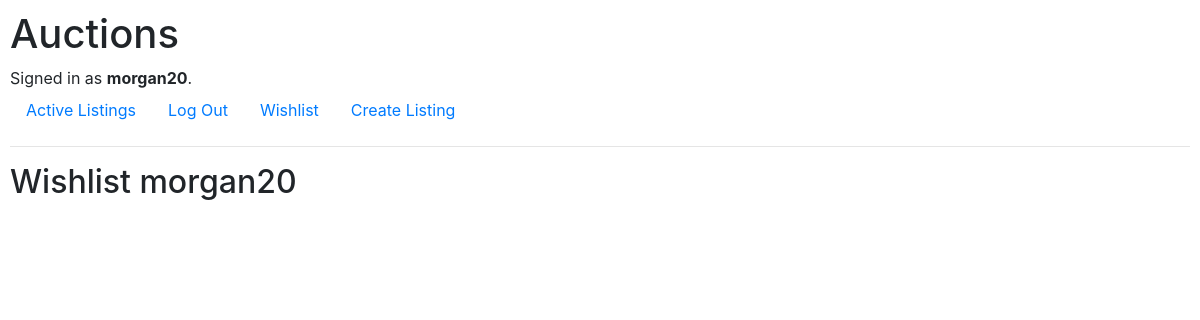
Before: /auctions/morgan20/wishlist (signed in) with the older database file.
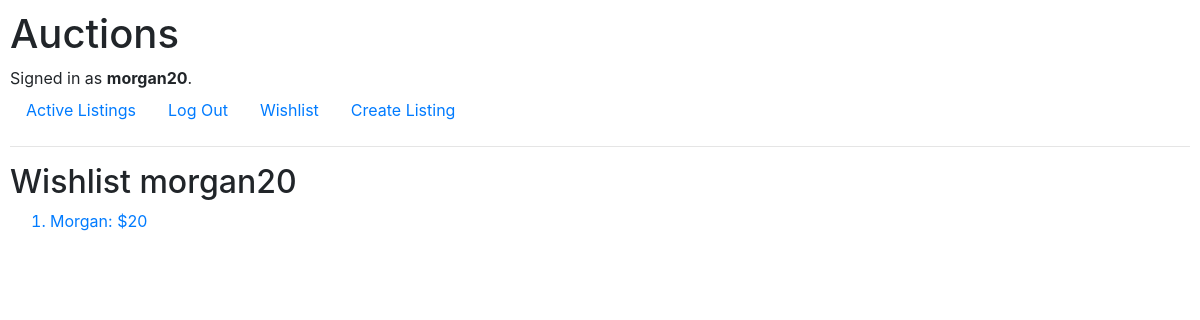
After: the same page with the newer database file.
### auctions/models.py (models this page shows, shortened)
class User(AbstractUser):
    pass

class Listing(models.Model):
    creator = models.CharField(max_length=64)
    title = models.CharField(max_length=64)
    description = models.CharField(max_length=64)
    price = models.IntegerField()
    users = models.ManyToManyField(User, blank=True, related_name= "wishlist")

### auctions/views.py (the view)
# urls.py: path("<str:user>/wishlist", views.wishlist, name="wishlist")
def wishlist(request, user):
    wisher = User.objects.get(username = user)
    if request.method == "POST":
        listing_title = request.POST["listing_title"]
        wish = Listing.objects.get(title = listing_title)
        wish.users.add(wisher)
    return render(request, "auctions/wishlist.html", {
        "wishlist": wisher.wishlist.all()
    })

### auctions/templates/auctions/wishlist.html
{% extends 'auctions/layout.html' %}
{% block body %}
    <h2>Wishlist {{ user.username }}</h2>
    <ol>
    {% for wish in wishlist %}
        <a href="{% url 'listing' wish.title %}"><li>{{ wish.title }}: ${{ wish.price }}</li></a>
    {% endfor %}
    </ol>
{% endblock %}

### auctions/templates/auctions/layout.html (shortened to what this page needs)
{% load static %}
<!DOCTYPE html>
<html lang="en">
    <head>
        <link rel="stylesheet" href="https://stackpath.bootstrapcdn.com/bootstrap/4.4.1/css/bootstrap.min.css">
        <link href="{% static 'auctions/styles.css' %}" rel="stylesheet">
    </head>
    <body>
        <h1>Auctions</h1>
        <div>
            {% if user.is_authenticated %}
                Signed in as <strong>{{ user.username }}</strong>.
            {% else %}
                Not signed in.
            {% endif %}
        </div>
        <ul class="nav">
            <li class="nav-item">
                <a class="nav-link" href="{% url 'index' %}">Active Listings</a>
            </li>
            {% if user.is_authenticated %}
                <li class="nav-item">
                    <a class="nav-link" href="{% url 'logout' %}">Log Out</a>
                </li>
                <li class="nav-item">
                    <a class="nav-link" href="{% url 'wishlist' user.username%}">Wishlist</a>
                </li>
                <li class="nav-item">
                    <a class="nav-link" href="{% url 'new'%}">Create Listing</a>
                </li>
            {% endif %}
        </ul>
        <hr>
        {% block body %}
        {% endblock %}
    </body>
</html>

### auctions/static/auctions/styles.css (style rules this page uses)
body { padding: 10px; }

Changed rows visible on the page:
added Listing: title "Morgan", price "20"
